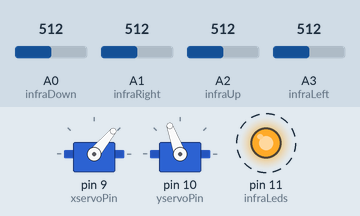
This sketch was run on a simulated Arduino Leonardo, built with avr-gcc and run on an emulated ATmega32U4. Parts: 2 × servo, output pins drawn as LEDs (lit = HIGH). Dashed ring = blinking. The inputs (shaded band) are chosen by the test bench; at power-on: A0 (infraDown) = 512, A1 (infraRight) = 512, A2 (infraUp) = 512, A3 (infraLeft) = 512. What the sketch prints to the serial monitor is not drawn.

Above: at 0.02 s.
Timing chart, 0 to 3.0 s (numbered marks = the images above):
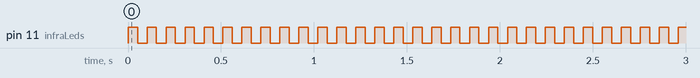

The sketch:

compoundInfra-1.01.ino
```cpp
/*
10-01-13        Configure Compound Infrared Sensor
*/

#include <Servo.h>

#define infraUp A2
#define infraLeft A3
#define infraDown A0
#define infraRight A1
#define infraLeds 11
#define xservoPin 9
#define yservoPin 10

byte xscaleFactor=5;
byte yscaleFactor=5;
int infraUpvalue;
int infraLeftvalue;
int infraDownvalue;
int infraRightvalue;
int xservoCenter=50;
int xservoLeft=100;
int xservoRight=0;
int yservoCenter=110;
int yservoUp=10;
int yservoDown=170;
int distance;
int maxDistance=180;
int pan=xservoCenter;
int tilt=yservoCenter;
int xscale;
int yscale;
int x;
int y;

Servo xservo;
Servo yservo;

void setup()
{
        Serial.begin(9600);
        pinMode(infraLeds, OUTPUT);
        xservo.attach(xservoPin);
        xservo.write(xservoCenter);
        yservo.attach(yservoPin);
        yservo.write(yservoCenter);
}

void infraRead()
{
        digitalWrite(infraLeds, HIGH);
        delay(50);
        infraUpvalue=analogRead(infraUp);
        infraLeftvalue=analogRead(infraLeft);
        infraDownvalue=analogRead(infraDown);
        infraRightvalue=analogRead(infraRight);
        digitalWrite(infraLeds, LOW);
        delay(50);
        infraUpvalue=infraUpvalue - analogRead(infraUp);
        infraLeftvalue=infraLeftvalue - analogRead(infraLeft);
        infraDownvalue=infraDownvalue - analogRead(infraDown);
        infraRightvalue=infraRightvalue - analogRead(infraRight);
        distance=(infraUpvalue + infraLeftvalue + infraDownvalue + infraRightvalue) / 4;
}

void infraFollow()
{
        if(distance < maxDistance) {
                if(pan > xservoCenter) {
                        pan=pan - 1;
                }
                if(pan < xservoCenter) {
                        pan=pan + 1;
                }
                if(tilt > yservoCenter) {
                        tilt=tilt - 1;
                }
                if(tilt < yservoCenter) {
                        tilt=tilt + 1;
                }
        }
                else {
                        xscale=(infraLeftvalue + infraRightvalue) * xscaleFactor / 10;
                        yscale=(infraUpvalue + infraDownvalue) * yscaleFactor / 10;
                        if(infraLeftvalue > infraRightvalue) {
                                x=(infraLeftvalue - infraRightvalue) * 15 / xscale;
                                pan=pan - x;
                        }
                        if(infraLeftvalue < infraRightvalue) {
                                x=(infraRightvalue - infraLeftvalue) * 15 / xscale;
                                pan=pan + x;
                        }
                        if(infraUpvalue > infraDownvalue) {
                                y=(infraUpvalue - infraDownvalue) * 15 / yscale;
                                tilt=tilt - x;
                        }
                        if(infraUpvalue < infraDownvalue) {
                                y=(infraDownvalue - infraUpvalue) * 15 / yscale;
                                tilt=tilt + x;
                        }
        	}
	if(pan < xservoRight) {
			pan=xservoRight;
	}
	if(pan > xservoLeft) {
			pan=xservoLeft;
	}
	if(tilt < yservoUp) {
			tilt=yservoUp;
	}
	if(tilt > yservoDown) {
			tilt=yservoDown;
	}
}

void loop()
{
        xservo.write(pan);
        yservo.write(tilt);
        infraFollow();
        infraRead();
        Serial.print(distance);
        Serial.print(" ");
        Serial.print(pan);
        Serial.print(" ");
        Serial.print(tilt);
        Serial.print(" ");
        Serial.print(infraLeftvalue);
        Serial.print(" ");
        Serial.print(infraRightvalue);
        Serial.print(" ");
        Serial.print(infraUpvalue);
        Serial.print(" ");
        Serial.println(infraDownvalue);

}
```

Measured:
- by itself, pin 11 (infraLeds): alternates HIGH for 0.05 s and LOW for 0.05 s
